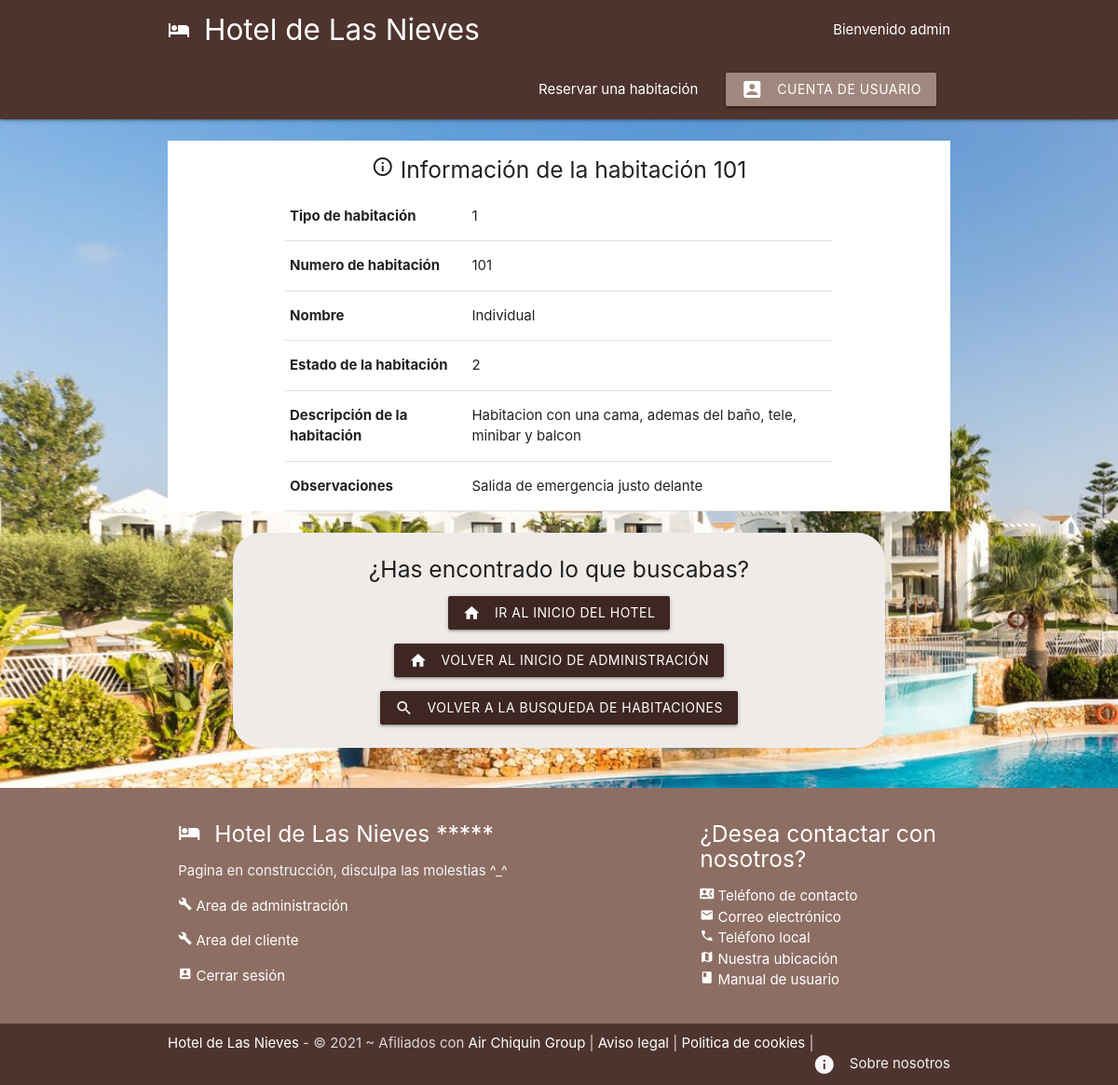
The page /habitaciones/detalles_habitaciones.php?id=1 (signed in) on the database its author committed.
### tables this page shows
CREATE TABLE `73_clientes` (
  `id` int(11) NOT NULL,
  `usuario` varchar(32) NOT NULL,
  `nombre` varchar(32) NOT NULL,
  `apellido_primero` varchar(32) NOT NULL,
  `apellido_segundo` varchar(32) NOT NULL,
  `tipo_id` int(11) NOT NULL,
  `dni` varchar(9) NOT NULL,
  `direccion` varchar(128) NOT NULL,
  `telefono` int(18) NOT NULL,
  `email` varchar(128) NOT NULL,
  `contrasena` varchar(64) NOT NULL,
  `fecha_nacimiento` date NOT NULL
);

CREATE TABLE `73_habitacio` (
  `id` int(11) NOT NULL,
  `tipo_habitacion` int(11) NOT NULL,
  `numero` int(4) NOT NULL,
  `nombre` varchar(64) NOT NULL,
  `cerrada` int(11) NOT NULL DEFAULT 0,
  `descripcion` varchar(512) NOT NULL,
  `observaciones` varchar(512) NOT NULL
);

### habitaciones/detalles_habitaciones.php (the view, shortened to what this page needs)
<?php
    include('./../config/config_bd.php');
    if(isset($_GET['id'])){
        $id = mysqli_real_escape_string($conn, $_GET['id']);
        $sqlDeleteHabitacion = "SELECT * FROM 73_habitacio WHERE id = $id";
        $resultado = mysqli_query($conn, $sqlDeleteHabitacion);
        $habitacion = mysqli_fetch_assoc($resultado);
    }
?>
<!DOCTYPE html>
<html lang="es">
<?php include('./../templates/header.php'); ?>
<br>
<div class="container center white">
    <h5> <i class="material-icons">info_outline</i> Información de la habitación <?php echo htmlspecialchars($habitacion['numero']) ?> </h5>
    <div class="container white center">
        <?php if($habitacion):?>
            <table>
                <tr>
                    <td> <b>Tipo de habitación</b> </td>
                    <td> <?php echo htmlspecialchars($habitacion['tipo_habitacion']) ?> </td>
                </tr>
                <tr>
                    <td> <b>Numero de habitación</b> </td>
                    <td> <?php echo htmlspecialchars($habitacion['numero']) ?> </td>
                </tr>
                <tr>
                    <td> <b>Nombre</b> </td>
                    <td> <?php echo htmlspecialchars($habitacion['nombre']) ?> </td>
                </tr>
                <tr>
                    <td> <b>Estado de la habitación</b> </td>
                    <td> <?php echo htmlspecialchars($habitacion['cerrada']) ?> </td>
                </tr>
                <tr>
                    <td> <b>Descripción de la habitación</b> </td>
                    <td> <?php echo htmlspecialchars($habitacion['descripcion']) ?> </td>
                </tr>
                <tr>
                    <td> <b>Observaciones</b> </td>
                    <td> <?php echo htmlspecialchars($habitacion['observaciones']) ?> </td>
                </tr>
            </table>
        <?php endif; ?>
    </div>
</div>
<br>
<div class="fondoAcerca">
    <p class="center"> <h5 class="center">¿Has encontrado lo que buscabas?</h5> </p>
    <section>
        <p class="center"> <a href="./../index.php" class="waves-effect waves-light brown darken-4 btn"><i class="material-icons left">home</i> Ir al inicio del hotel </a> </p>
        <p class="center"> <a href="./../admin/index_admin.php" class="waves-effect waves-light brown darken-4 btn"><i class="material-icons left">home</i> Volver al inicio de administración </a> </p>
        <p class="center"> <a href="./select_habitaciones.php" class="waves-effect waves-light brown darken-4 btn"><i class="material-icons left">search</i> Volver a la busqueda de habitaciones </a> </p>
    </section>
</div>
<?php include('./../templates/footer.php'); ?>
</html>

### templates/header.php (shortened to what this page needs)
<head>
    <link rel="stylesheet" href="https://cdnjs.cloudflare.com/ajax/libs/materialize/1.0.0/css/materialize.min.css">
</head>
<body class = "fondo">
    <nav class="nav-extended brown darken-3 z-deph-0">
        <div class="nav-wrapper container">
        <a href = "/student73/dwes/index.php" class="brand-logo brand-text"> <i class="material-icons left">hotel</i> Hotel de Las Nieves </a>
        <ul id="nav-mobile" class="right">
            <li class="right"> Bienvenido <?php
            if(empty($_SESSION["id"])) {
                echo "anonimo...";
            } else {
                $conn = mysqli_connect('localhost', 'david', '1234', 'hotel');
                $sql = "SELECT * FROM 73_clientes WHERE id = '".$_SESSION["id"]."'";
                $resultados = mysqli_query($conn, $sql);
                $usuario = mysqli_fetch_all($resultados, MYSQLI_ASSOC);
                foreach ($usuario as $user){
                   echo $user["usuario"];
                }
            }
            ?></li>
            <br>
            <li><a href="/student73/dwes/reservas/info_reservas.php">Reservar una habitación</a></li>
            <li><a href="
            <?php
                if(empty($_SESSION["id"])){
                    echo "/student73/dwes/clientes/login_cliente.php";
                } else {
                    echo "/student73/dwes/clientes/index_cliente.php";
                }
            ?>
            " class="brown lighten-2 btn"><i class="material-icons left">account_box</i>Cuenta de usuario</a></li>
        </ul>
        </div>
    </nav>

### templates/header.php (style rules this page uses)
.brand-text { color: #FFFFFF !important; }
.fondo { background-image: url("/student73/dwes/img/fondos/imagen_principal.jpeg"); background-repeat: no-repeat; background-size: cover; }
.fondoAcerca { background-color: #efebe9; background-repeat: no-repeat; background-position: center; width: 700px; margin: auto; border-radius: 30px; padding: 10px; margin-bottom: 20px; }
body { display: flex; min-height: 100vh; flex-direction: column; }

### rows shown on the page
73_clientes: usuario "admin"
73_habitacio: numero "101", tipo_habitacion "1", nombre "Individual", cerrada "2", descripcion "Habitacion con una cama, ademas del baño, tele, minibar y balcon", observaciones "Salida de emergencia justo delante"
